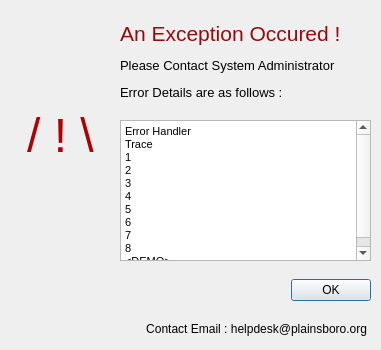
<?xml version="1.0" encoding="UTF-8"?>
<ui version="4.0">
 <class>Dialog</class>
 <widget class="QDialog" name="Dialog">
  <property name="geometry">
   <rect>
    <x>0</x>
    <y>0</y>
    <width>381</width>
    <height>350</height>
   </rect>
  </property>
  <property name="windowTitle">
   <string>Dialog</string>
  </property>
  <property name="styleSheet">
   <string notr="true">font: 8pt &quot;Space Grotesk&quot;;</string>
  </property>
  <widget class="QDialogButtonBox" name="buttonBox">
   <property name="geometry">
    <rect>
     <x>10</x>
     <y>270</y>
     <width>361</width>
     <height>41</height>
    </rect>
   </property>
   <property name="orientation">
    <enum>Qt::Horizontal</enum>
   </property>
   <property name="standardButtons">
    <set>QDialogButtonBox::Ok</set>
   </property>
  </widget>
  <widget class="QLabel" name="label">
   <property name="geometry">
    <rect>
     <x>10</x>
     <y>10</y>
     <width>101</width>
     <height>251</height>
    </rect>
   </property>
   <property name="text">
    <string>&lt;html&gt;&lt;head/&gt;&lt;body&gt;&lt;p align=&quot;center&quot;&gt;&lt;span style=&quot; font-size:36pt; color:#af0002;&quot;&gt;/ ! \&lt;/span&gt;&lt;/p&gt;&lt;/body&gt;&lt;/html&gt;</string>
   </property>
  </widget>
  <widget class="QLabel" name="label_2">
   <property name="geometry">
    <rect>
     <x>120</x>
     <y>10</y>
     <width>251</width>
     <height>101</height>
    </rect>
   </property>
   <property name="text">
    <string>&lt;html&gt;&lt;head/&gt;&lt;body&gt;&lt;p align=&quot;justify&quot;&gt;&lt;span style=&quot; font-size:16pt; color:#950b0d;&quot;&gt;An Exception Occured !&lt;/span&gt;&lt;/p&gt;&lt;p align=&quot;justify&quot;&gt;&lt;span style=&quot; font-size:10pt;&quot;&gt;Please Contact System Administrator&lt;/span&gt;&lt;/p&gt;&lt;p&gt;&lt;span style=&quot; font-size:10pt;&quot;&gt;Error Details are as follows :&lt;/span&gt;&lt;/p&gt;&lt;/body&gt;&lt;/html&gt;</string>
   </property>
  </widget>
  <widget class="QTextBrowser" name="textBrowser">
   <property name="geometry">
    <rect>
     <x>120</x>
     <y>120</y>
     <width>251</width>
     <height>141</height>
    </rect>
   </property>
   <property name="html">
    <string>&lt;!DOCTYPE HTML PUBLIC &quot;-//W3C//DTD HTML 4.0//EN&quot; &quot;http://www.w3.org/TR/REC-html40/strict.dtd&quot;&gt;
&lt;html&gt;&lt;head&gt;&lt;meta name=&quot;qrichtext&quot; content=&quot;1&quot; /&gt;&lt;style type=&quot;text/css&quot;&gt;
p, li { white-space: pre-wrap; }
&lt;/style&gt;&lt;/head&gt;&lt;body style=&quot; font-family:'Space Grotesk'; font-size:8pt; font-weight:400; font-style:normal;&quot;&gt;
&lt;p style=&quot; margin-top:0px; margin-bottom:0px; margin-left:0px; margin-right:0px; -qt-block-indent:0; text-indent:0px;&quot;&gt;Error Handler&lt;/p&gt;
&lt;p style=&quot; margin-top:0px; margin-bottom:0px; margin-left:0px; margin-right:0px; -qt-block-indent:0; text-indent:0px;&quot;&gt;Trace &lt;/p&gt;
&lt;p style=&quot; margin-top:0px; margin-bottom:0px; margin-left:0px; margin-right:0px; -qt-block-indent:0; text-indent:0px;&quot;&gt;1&lt;/p&gt;
&lt;p style=&quot; margin-top:0px; margin-bottom:0px; margin-left:0px; margin-right:0px; -qt-block-indent:0; text-indent:0px;&quot;&gt;2&lt;/p&gt;
&lt;p style=&quot; margin-top:0px; margin-bottom:0px; margin-left:0px; margin-right:0px; -qt-block-indent:0; text-indent:0px;&quot;&gt;3&lt;/p&gt;
&lt;p style=&quot; margin-top:0px; margin-bottom:0px; margin-left:0px; margin-right:0px; -qt-block-indent:0; text-indent:0px;&quot;&gt;4&lt;/p&gt;
&lt;p style=&quot; margin-top:0px; margin-bottom:0px; margin-left:0px; margin-right:0px; -qt-block-indent:0; text-indent:0px;&quot;&gt;5&lt;/p&gt;
&lt;p style=&quot; margin-top:0px; margin-bottom:0px; margin-left:0px; margin-right:0px; -qt-block-indent:0; text-indent:0px;&quot;&gt;6&lt;/p&gt;
&lt;p style=&quot; margin-top:0px; margin-bottom:0px; margin-left:0px; margin-right:0px; -qt-block-indent:0; text-indent:0px;&quot;&gt;7&lt;/p&gt;
&lt;p style=&quot; margin-top:0px; margin-bottom:0px; margin-left:0px; margin-right:0px; -qt-block-indent:0; text-indent:0px;&quot;&gt;8&lt;/p&gt;
&lt;p style=&quot; margin-top:0px; margin-bottom:0px; margin-left:0px; margin-right:0px; -qt-block-indent:0; text-indent:0px;&quot;&gt;&amp;lt;DEMO&amp;gt;&lt;/p&gt;&lt;/body&gt;&lt;/html&gt;</string>
   </property>
  </widget>
  <widget class="QLabel" name="label_3">
   <property name="geometry">
    <rect>
     <x>6</x>
     <y>319</y>
     <width>361</width>
     <height>21</height>
    </rect>
   </property>
   <property name="text">
    <string>&lt;html&gt;&lt;head/&gt;&lt;body&gt;&lt;p align=&quot;right&quot;&gt;Contact Email : helpdesk@plainsboro.org&lt;/p&gt;&lt;/body&gt;&lt;/html&gt;</string>
   </property>
  </widget>
 </widget>
 <resources/>
 <connections>
  <connection>
   <sender>buttonBox</sender>
   <signal>accepted()</signal>
   <receiver>Dialog</receiver>
   <slot>accept()</slot>
   <hints>
    <hint type="sourcelabel">
     <x>248</x>
     <y>254</y>
    </hint>
    <hint type="destinationlabel">
     <x>157</x>
     <y>274</y>
    </hint>
   </hints>
  </connection>
  <connection>
   <sender>buttonBox</sender>
   <signal>rejected()</signal>
   <receiver>Dialog</receiver>
   <slot>reject()</slot>
   <hints>
    <hint type="sourcelabel">
     <x>316</x>
     <y>260</y>
    </hint>
    <hint type="destinationlabel">
     <x>286</x>
     <y>274</y>
    </hint>
   </hints>
  </connection>
 </connections>
</ui>
